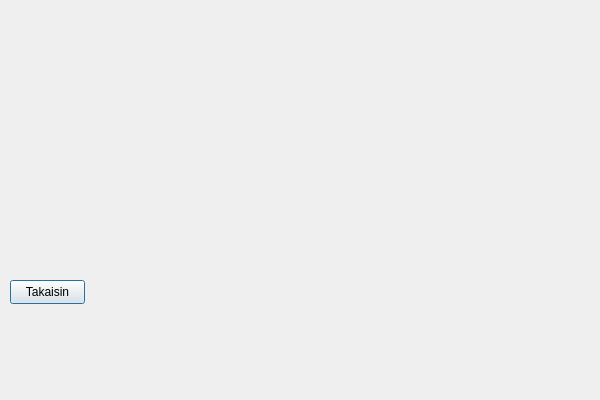
<?xml version="1.0" encoding="UTF-8"?>
<ui version="4.0">
 <class>EventsWindow</class>
 <widget class="QDialog" name="EventsWindow">
  <property name="geometry">
   <rect>
    <x>0</x>
    <y>0</y>
    <width>600</width>
    <height>400</height>
   </rect>
  </property>
  <property name="windowTitle">
   <string>Dialog</string>
  </property>
  <widget class="QLabel" name="label_13">
   <property name="geometry">
    <rect>
     <x>0</x>
     <y>0</y>
     <width>571</width>
     <height>91</height>
    </rect>
   </property>
   <property name="styleSheet">
    <string notr="true">image: url(:/images/otti2.png);</string>
   </property>
   <property name="text">
    <string/>
   </property>
  </widget>
  <widget class="QPushButton" name="BackButton">
   <property name="geometry">
    <rect>
     <x>10</x>
     <y>280</y>
     <width>75</width>
     <height>24</height>
    </rect>
   </property>
   <property name="text">
    <string>Takaisin</string>
   </property>
  </widget>
  <widget class="QLabel" name="label_14">
   <property name="geometry">
    <rect>
     <x>0</x>
     <y>85</y>
     <width>571</width>
     <height>231</height>
    </rect>
   </property>
   <property name="font">
    <font>
     <pointsize>28</pointsize>
    </font>
   </property>
   <property name="styleSheet">
    <string notr="true">image: url(:/images/default.png);</string>
   </property>
   <property name="text">
    <string/>
   </property>
  </widget>
  <zorder>label_13</zorder>
  <zorder>label_14</zorder>
  <zorder>BackButton</zorder>
 </widget>
 <resources/>
 <connections/>
</ui>
